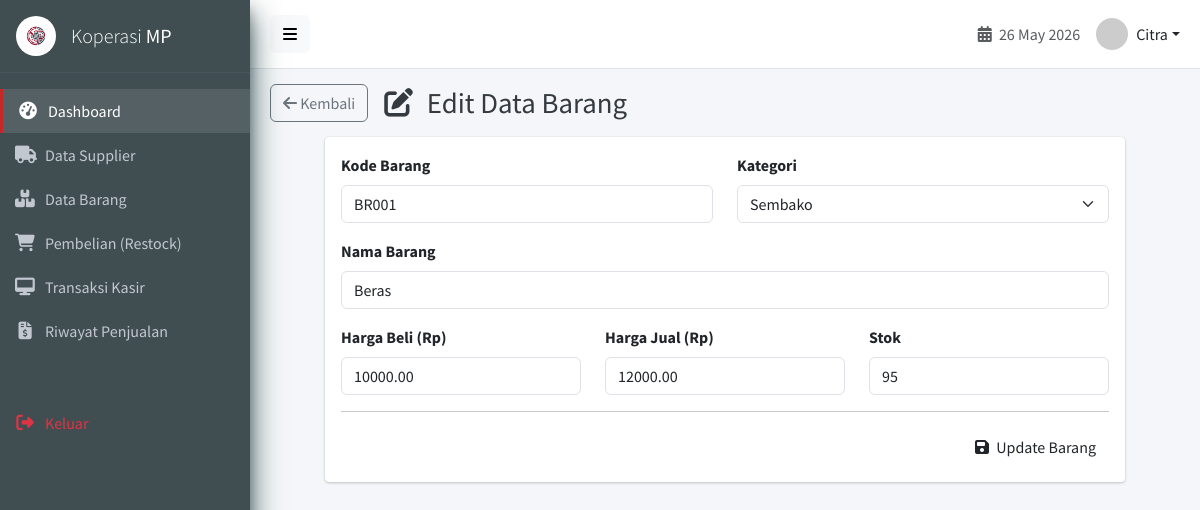
/barang_edit.php?id=1 (signed in), run on an earlier commit of the app's database.
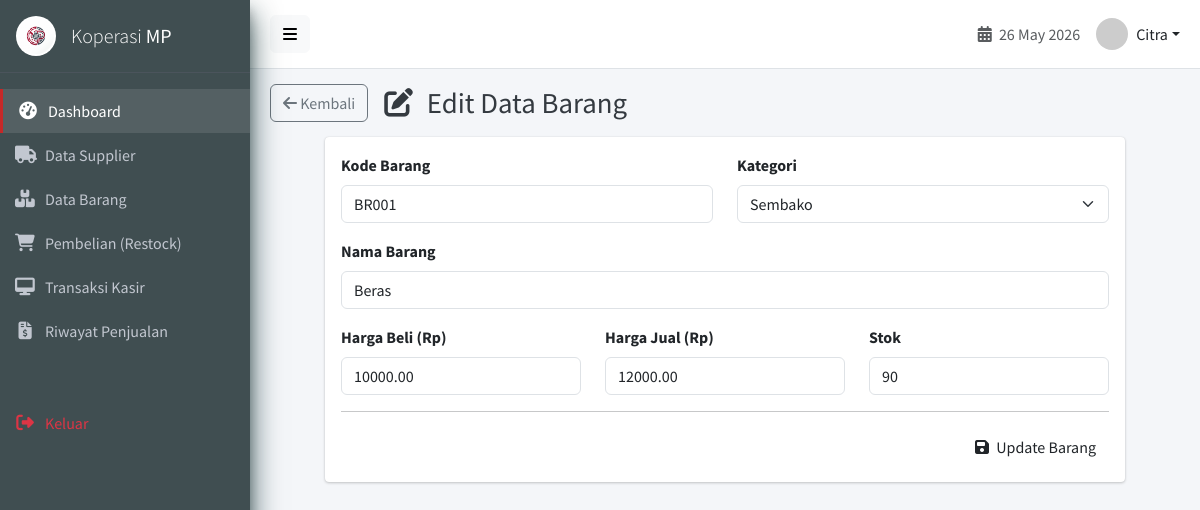
And on a later commit of the database.
### tables this page shows
CREATE TABLE `barang` (
  `id_barang` int(11) NOT NULL AUTO_INCREMENT,
  `kode_barang` varchar(50) DEFAULT NULL,
  `nama_barang` varchar(100) DEFAULT NULL,
  `id_kategori` int(11) DEFAULT NULL,
  `harga_beli` decimal(15,2) DEFAULT NULL CHECK (`harga_beli` >= 0),
  `harga_jual` decimal(15,2) DEFAULT NULL CHECK (`harga_jual` >= 0),
  `stok` int(11) DEFAULT 0 CHECK (`stok` >= 0),
  `created_at` timestamp NOT NULL DEFAULT current_timestamp(),
  PRIMARY KEY (`id_barang`),
  UNIQUE KEY `kode_barang` (`kode_barang`),
  KEY `id_kategori` (`id_kategori`),
  KEY `idx_barang_nama` (`nama_barang`),
  CONSTRAINT `barang_ibfk_1` FOREIGN KEY (`id_kategori`) REFERENCES `kategori_barang` (`id_kategori`) ON DELETE SET NULL ON UPDATE CASCADE
);

CREATE TABLE `kategori_barang` (
  `id_kategori` int(11) NOT NULL AUTO_INCREMENT,
  `nama_kategori` varchar(100) DEFAULT NULL,
  PRIMARY KEY (`id_kategori`),
  UNIQUE KEY `nama_kategori` (`nama_kategori`)
);

### barang_edit.php (the view, shortened to what this page needs)
<?php
require_once 'config/database.php';
$id = intval($_GET['id']);
$query = $conn->query("SELECT * FROM barang WHERE id_barang = $id");
$barang = $query->fetch_assoc();
$kategori_query = $conn->query("SELECT * FROM kategori_barang ORDER BY nama_kategori ASC");
include 'views/layouts/header.php';
?>
<div class="content-header">
    <div class="d-flex align-items-center">
        <a href="barang.php" class="btn btn-outline-secondary me-3"><i class="fas fa-arrow-left"></i> Kembali</a>
        <h1 class="m-0"><i class="fas fa-edit me-2"></i> Edit Data Barang</h1>
    </div>
</div>
<section class="content">
    <div class="card" style="max-width: 800px; margin: 0 auto;">
        <div class="card-body">
            <form action="barang_proses.php?action=edit" method="POST">
                <div class="row mb-3">
                    <div class="col-md-6">
                        <label class="form-label fw-bold">Kode Barang</label>
                        <input type="text" name="kode_barang" class="form-control" value="<?php echo htmlspecialchars($barang['kode_barang']); ?>" required>
                    </div>
                    <div class="col-md-6">
                        <label class="form-label fw-bold">Kategori</label>
                        <select name="id_kategori" class="form-select" required>
                            <?php while($k = $kategori_query->fetch_assoc()): ?>
                            <option value="<?php echo $k['id_kategori']; ?>" <?php echo $k['id_kategori'] == $barang['id_kategori'] ? 'selected' : ''; ?>>
                                <?php echo htmlspecialchars($k['nama_kategori']); ?>
                            </option>
                            <?php endwhile; ?>
                        </select>
                    </div>
                </div>
                <div class="mb-3">
                    <label class="form-label fw-bold">Nama Barang</label>
                    <input type="text" name="nama_barang" class="form-control" value="<?php echo htmlspecialchars($barang['nama_barang']); ?>" required>
                </div>
                <div class="row mb-3">
                    <div class="col-md-4">
                        <label class="form-label fw-bold">Harga Beli (Rp)</label>
                        <input type="number" name="harga_beli" class="form-control" min="0" value="<?php echo $barang['harga_beli']; ?>" required>
                    </div>
                    <div class="col-md-4">
                        <label class="form-label fw-bold">Harga Jual (Rp)</label>
                        <input type="number" name="harga_jual" class="form-control" min="0" value="<?php echo $barang['harga_jual']; ?>" required>
                    </div>
                    <div class="col-md-4">
                        <label class="form-label fw-bold">Stok</label>
                        <input type="number" name="stok" class="form-control" min="0" value="<?php echo $barang['stok']; ?>" required>
                    </div>
                </div>
                <hr>
                <div class="d-flex justify-content-end">
                    <button type="submit" class="btn btn-crimson"><i class="fas fa-save me-1"></i> Update Barang</button>
                </div>
            </form>
        </div>
    </div>
</section>
<?php include 'views/layouts/footer.php'; ?>

What changed in the data, as far as the page shows it:
changed barang "BR001": stok "95" → "90"
